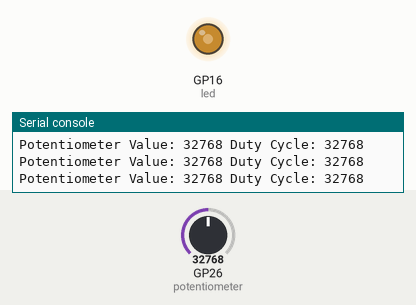
Simulated run of this program. Board: Raspberry Pi Pico running MicroPython. Parts: output pins drawn as LEDs (lit = HIGH), the last lines printed to the serial console. Inputs (shaded band) come from the test bench; at power-on: GP26 (potentiometer) = 32768 (analog values on the 0–65535 scale).

Above: at 1.2 s.
1.3 s: GP26 (potentiometer) set to 45874
At 1.7 s:
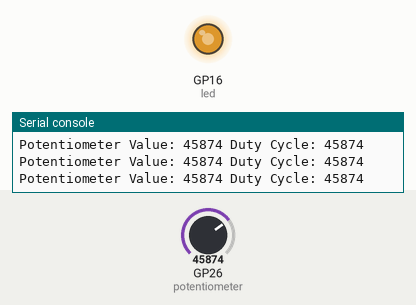
2.8 s: GP26 (potentiometer) set to 57670
At 3.2 s:
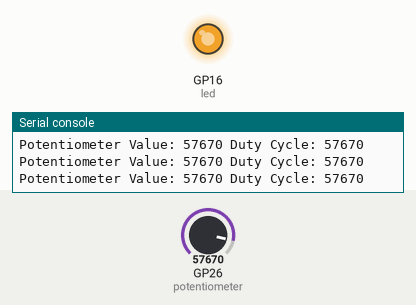
4.3 s: GP26 (potentiometer) set to 7864
At 4.6 s:
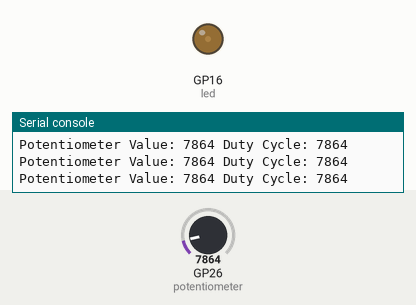
5.8 s: GP26 (potentiometer) set to 0
At 7.3 s:
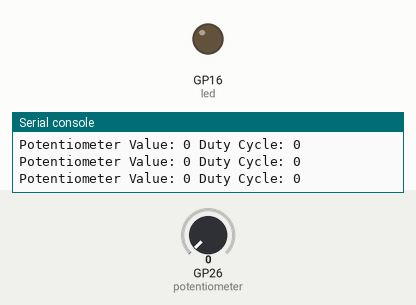
Timing chart, 0 to 8.3 s (numbered marks = the images above; inputs shaded):
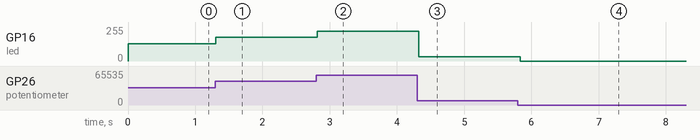

The program:

S23_Pot_Brightness_Control.py
```python
# File: main.py
# Author: Armstrong Subero
# Platform: Raspberry Pi Pico (RP2040) with MicroPython
# Program: S23_Pot_Brightness_Control
# Interpreter: MicroPython (latest version)
# Program Version: 1.0
#
# Program Description: This program reads the value from a potentiometer connected to
#                      an analog pin on the Raspberry Pi Pico. It adjusts the brightness
#                      of an LED connected to a PWM-capable pin based on the position
#                      of the potentiometer.
#
# Hardware Description:
#    Potentiometer connected to ADC0 (GPIO 26) in a voltage divider configuration.
#    LED connected to GPIO 16 via a 1K resistor.
#
# Created: August 28th, 2024, 12:34 PM
# Last Updated: August 28th, 2024, 12:34 PM

from machine import ADC, Pin, PWM
import utime

# Initialize the potentiometer on ADC0 (GPIO 26)
potentiometer = ADC(Pin(26))

# Initialize the LED on GPIO 16 with PWM
led = PWM(Pin(16))
led.freq(1000)  # Set the PWM frequency to 1 kHz

# Function to adjust LED brightness based on potentiometer position
def adjust_brightness():
    while True:
        # Read the potentiometer value (0-65535)
        pot_value = potentiometer.read_u16()

        # Convert the potentiometer value to a PWM duty cycle (0-65535)
        led.duty_u16(pot_value)

        # Print the potentiometer value and corresponding duty cycle for debugging
        print("Potentiometer Value:", pot_value, "Duty Cycle:", pot_value)

        # Sleep for a short time before reading again
        utime.sleep(0.1)

# Run the LED brightness control function
adjust_brightness()
```

Measured:
- after the input at 1.3 s, GP16 (led): 128/255 → 178/255 at once
- after the input at 2.8 s, GP16 (led): 178/255 → 224/255 at once
- after the input at 4.3 s, GP16 (led): 224/255 → 31/255 at once
- after the input at 5.8 s, GP16 (led): 31/255 → 0/255 at once
